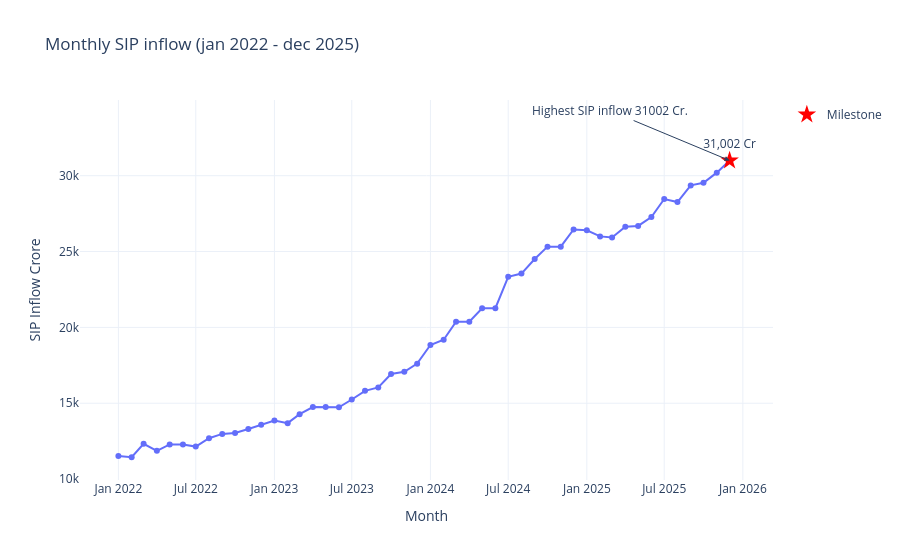

Here is the notebook cell this chart was saved with:
### Code cell
fig = px.line(
    sip_inflow,
    x='month',
    y='sip_inflow_crore',
    markers=True,
    title="Monthly SIP inflow (jan 2022 - dec 2025)",
    labels={
        "month" : "Month",
        "sip_inflow_crore" : "SIP Inflow Crore"
    }
)

fig.add_scatter(
    x=["2025-12-01"],
    y=[31002],
    mode="markers+text",
    marker=dict(
        size=14,
        color="red",
        symbol="star"
    ),
    text=["31,002 Cr"],
    textposition="top center",
    name="Milestone"
)

fig.add_annotation(
    x="2025-12-01",
    y=31002,
    text="Highest SIP inflow 31002 Cr.",
    showarrow=True,
    arrowhead=2,
    ax=-120,
    ay=-50
)

fig.update_layout(
    hovermode="x unified",
    template="plotly_white"
)
fig.write_html("../reports/sip_inflow_timeseries.html")
# fig.write_image("../reports/sip_inflow_timeseries.png", engine="kaleido")
fig.show()

### Figure 1 — Plotly figure (JSON) as saved in the notebook; plotly's stock layout.template omitted (floating-point values rounded to 4 significant figures)
{"data": [{"hovertemplate": "Month=%{x}<br>SIP Inflow Crore=%{y}<extra></extra>", "legendgroup": "", "line": {"color": "#636efa", "dash": "solid"}, "marker": {"symbol": "circle"}, "mode": "lines+markers", "name": "", "orientation": "v", "showlegend": false, "type": "scatter", "x": ["2022-01-01T00:00:00", "2022-02-01T00:00:00", "2022-03-01T00:00:00", "2022-04-01T00:00:00", "2022-05-01T00:00:00", "2022-06-01T00:00:00", "2022-07-01T00:00:00", "2022-08-01T00:00:00", "2022-09-01T00:00:00", "2022-10-01T00:00:00", "2022-11-01T00:00:00", "2022-12-01T00:00:00", "2023-01-01T00:00:00", "2023-02-01T00:00:00", "2023-03-01T00:00:00", "2023-04-01T00:00:00", "2023-05-01T00:00:00", "2023-06-01T00:00:00", "2023-07-01T00:00:00", "2023-08-01T00:00:00", "2023-09-01T00:00:00", "2023-10-01T00:00:00", "2023-11-01T00:00:00", "2023-12-01T00:00:00", "2024-01-01T00:00:00", "2024-02-01T00:00:00", "2024-03-01T00:00:00", "2024-04-01T00:00:00", "2024-05-01T00:00:00", "2024-06-01T00:00:00", "2024-07-01T00:00:00", "2024-08-01T00:00:00", "2024-09-01T00:00:00", "2024-10-01T00:00:00", "2024-11-01T00:00:00", "2024-12-01T00:00:00", "2025-01-01T00:00:00", "2025-02-01T00:00:00", "2025-03-01T00:00:00", "2025-04-01T00:00:00", "2025-05-01T00:00:00", "2025-06-01T00:00:00", "2025-07-01T00:00:00", "2025-08-01T00:00:00", "2025-09-01T00:00:00", "2025-10-01T00:00:00", "2025-11-01T00:00:00", "2025-12-01T00:00:00"], "xaxis": "x", "y": [11517, 11438, 12328, 11863, 12286, 12276, 12140, 12694, 12976, 13040, 13306, 13573, 13856, 13687, 14276, 14749, 14749, 14734, 15245, 15814, 16042, 16928, 17073, 17610, 18838, 19187, 20371, 20371, 21262, 21262, 23332, 23547, 24509, 25323, 25320, 26459, 26400, 25999, 25926, 26632, 26688, 27274, 28464, 28265, 29361, 29529, 30200, 31002], "yaxis": "y"}, {"marker": {"color": "red", "size": 14, "symbol": "star"}, "mode": "markers+text", "name": "Milestone", "text": ["31,002 Cr"], "textposition": "top center", "type": "scatter", "x": ["2025-12-01"], "y": [31002]}], "layout": {"annotations": [{"arrowhead": 2, "ax": -120, "ay": -50, "showarrow": true, "text": "Highest SIP inflow 31002 Cr.", "x": "2025-12-01", "y": 31002}], "hovermode": "x unified", "legend": {"tracegroupgap": 0}, "title": {"text": "Monthly SIP inflow (jan 2022 - dec 2025)"}, "xaxis": {"anchor": "y", "domain": [0, 1], "title": {"text": "Month"}}, "yaxis": {"anchor": "x", "domain": [0, 1], "title": {"text": "SIP Inflow Crore"}}}}
